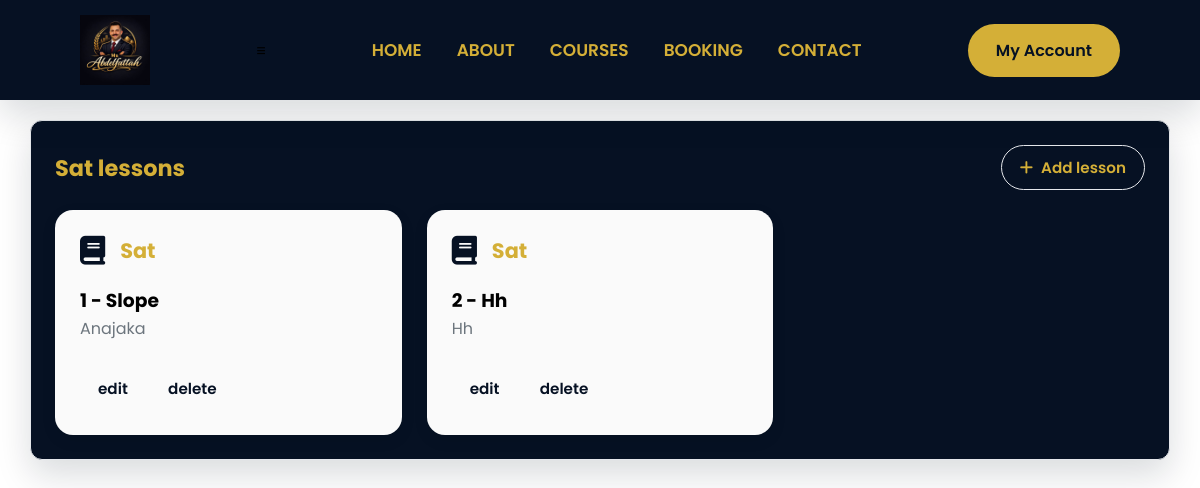
The page /admin/recorded/1/lesson (signed in) on the database its author committed.
### models/recorded.py (models this page shows)
class Recorded(db.Model):
    __tablename__ = "recorded"
    id = db.Column(db.Integer, primary_key=True)
    title = db.Column(db.String(100), nullable=False)
    description = db.Column(db.Text)
    price = db.Column(db.Float, nullable=True)
    thumbnail = db.Column(db.String(255), nullable=True)
    lessons = db.relationship("Lessons", backref="recorded", cascade="all, delete-orphan")
    purchase = db.relationship("Purchase", backref="recorded", lazy=True)

### models/lesson.py (models this page shows)
class Lessons(db.Model):
    __tablename__ = "lessons"
    id = db.Column(db.Integer, primary_key=True)
    title = db.Column(db.String(100), nullable=False)
    video_links = db.Column(db.Text, nullable=False)
    lesson_order = db.Column(db.Integer,nullable=True)
    recorded_course_id = db.Column(db.Integer, db.ForeignKey("recorded.id"), nullable=False )

### routes/recorded.py (the view)
@recorded.route("/admin/recorded/<int:id>/lesson", methods=["POST", "GET"])
@login_required
@admin_required
def lessons(id):
    recorded = Recorded.query.get_or_404(id)
    lessons = Lessons.query.filter_by(
        recorded_course_id=id
    ).order_by(Lessons.lesson_order).all()
    return render_template("admin/lessons.html" ,recorded=recorded ,lesson=lessons ,name= "recorded")

### file.py (called while the page is built)
@login_manager.user_loader
def load_user(user_id):
    return db.session.get(User, int(user_id))

### templates/admin/lessons.html
{% extends "base.html"%}
{%block body%}
<div class="admin-container">
    <div class="card-admin">
        <div class="card-header">
            <h2 class="card-title">{{recorded.title}} lessons</h2>
            <a href="{{ url_for('recorded.add_lesson', id=recorded.id)}}" class="btn-admin outline-btn">
                <i class="fa-solid fa-plus"></i>
                Add lesson
            </a>
        </div>
        <div class="course-grid">
     {% for lesson in lesson%}
            <div class="course-card">
           <div class="course-card-header">
              <i class="fa-solid fa-book"></i>
              <h3>{{recorded.title}}</h3>
           </div>
           <h3>{{lesson.lesson_order}} - {{lesson.title}}</h3>
           <p>{{lesson.video_links}}</p>
            <a href="{{ url_for('recorded.edit_lesson', id=lesson.id)}}" class="btn-admin btn-outline">edit</a>
            <a href="{{ url_for('recorded.delete_lesson', id=lesson.id)}}" class="btn-admin btn-outline">delete</a>
       </div>
     {%endfor%}
  </div>
</div>
{%endblock%}

### static/css/style.css (style rules this page uses)
:root { --primary-color:#061123; --secondary-color:#d4af37; --background-color:#dee2e6; --white:#ffffff; --black:#000000; --dark-light:#14213d; --gray:#6c757d; --light-gray:#ced4da; --border-color:#adb5bd; --success:#2ecc71; --danger:#e63946; --warning:#fca311; --card-bg:#ffffff; --card-hover:#f9f9fa; --button-primary:#fca311; --button-hover:#d98c00; --button-dark:#061123; --shadow:0 15px 35px rgba(6, 17, 35,.15); --radius:10px; --trnasition:.35s ease; }
* { margin: 0; padding: 0; box-sizing: border-box; }
body { font-family: 'poppins', sans-serif; background: var(--white); color: var(--black); overflow-x: hidden; }
a { text-decoration: none; color: inherit; }
.btn-outline { background: transparent; border: 2px solid var(--primary-color); color: var(--primary-color); }

### static/css/admin.css (style rules this page uses)
:root { --primary-color:#061123; --secondary-color:#d4af37; --background-color:#dee2e6; --white:#ffffff; --black:#000000; --dark-light:#14213d; --gray:#6c757d; --light-gray:#ced4da; --border-color:#adb5bd; --success:#2ecc71; --danger:#e63946; --warning:#fca311; --shadow:0 15px 35px rgba(6, 17, 35,.15); --radius:12px; --transition:.35s ease; }
* { margin: 0; padding: 0; box-sizing: border-box; }
body { background: var(--white); color: var(--black); overflow-x: hidden; }
.admin-container { padding-top: 80px; width: 95%; max-width: 1400px; margin: 40px auto; }
.card-admin { width: 100%; background: var(--primary-color); border: 1px solid #E5E7EB; border-radius: var(--radius); box-shadow: var(--shadow); padding: 24PX; transition: var(--transition); }
.card-header { display: flex; justify-content: space-between; align-items: center; margin-bottom: 20px; }
.card-title { font-size: 1.4rem; font-weight: 700; color: var(--secondary-color); }
.btn-admin { display: inline-flex; align-items: center; justify-content: center; gap: 8px; padding:10px 18px; border: none; border-radius: 50px; font-size: .95rem; cursor: pointer; font-weight: 600; text-decoration: none; transition: var(--trnasition); }
.outline-btn { background:transparent; color: var(--secondary-color); border: 1px solid #E5E7EB; }
.course-grid { display: grid; grid-template-columns: repeat(3,1fr); gap: 25px; }
.course-card { background: var(--white); border-radius: var(--radius); box-shadow: var(--shadow); padding: 25px; transition: var(--transition); }
.course-card-header { display: flex; align-items: center; gap: 15px; margin-bottom: 20px; }
.course-card-header i { font-size: 1.8rem; color: var(--primary-color); }
.course-card-header h3 { font-size: 1.3rem; color: var(--secondary-color); }
.course-card p { color: var(--gray); line-height: 1.7; margin-bottom: 25px; }
.course-card { border-radius:18px; overflow:hidden; background:#fafafa; transition:.3s; box-shadow:0 5px 15px rgba(0,0,0,.08); }

### rows shown on the page
Recorded: title "Sat"
Lessons: lesson_order "1", title "Slope", video_links "Anajaka"
Lessons: lesson_order "2", title "Hh", video_links "Hh"
